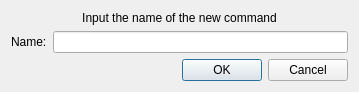
<?xml version="1.0" encoding="UTF-8"?>
<ui version="4.0">
 <class>UserCommandDialog</class>
 <widget class="QDialog" name="UserCommandDialog">
  <property name="geometry">
   <rect>
    <x>0</x>
    <y>0</y>
    <width>359</width>
    <height>88</height>
   </rect>
  </property>
  <property name="windowTitle">
   <string>Add new command</string>
  </property>
  <layout class="QVBoxLayout" name="verticalLayout">
   <item>
    <widget class="QLabel" name="label_3">
     <property name="text">
      <string>Input the name of the new command</string>
     </property>
     <property name="alignment">
      <set>Qt::AlignCenter</set>
     </property>
     <property name="wordWrap">
      <bool>true</bool>
     </property>
    </widget>
   </item>
   <item>
    <layout class="QHBoxLayout" name="horizontalLayout_2">
     <item>
      <widget class="QLabel" name="label">
       <property name="text">
        <string>Name:</string>
       </property>
      </widget>
     </item>
     <item>
      <widget class="QLineEdit" name="nameEdit"/>
     </item>
    </layout>
   </item>
   <item>
    <widget class="QDialogButtonBox" name="buttonBox">
     <property name="orientation">
      <enum>Qt::Horizontal</enum>
     </property>
     <property name="standardButtons">
      <set>QDialogButtonBox::Cancel|QDialogButtonBox::Ok</set>
     </property>
    </widget>
   </item>
  </layout>
 </widget>
 <resources/>
 <connections>
  <connection>
   <sender>buttonBox</sender>
   <signal>accepted()</signal>
   <receiver>UserCommandDialog</receiver>
   <slot>accept()</slot>
   <hints>
    <hint type="sourcelabel">
     <x>248</x>
     <y>254</y>
    </hint>
    <hint type="destinationlabel">
     <x>157</x>
     <y>274</y>
    </hint>
   </hints>
  </connection>
  <connection>
   <sender>buttonBox</sender>
   <signal>rejected()</signal>
   <receiver>UserCommandDialog</receiver>
   <slot>reject()</slot>
   <hints>
    <hint type="sourcelabel">
     <x>316</x>
     <y>260</y>
    </hint>
    <hint type="destinationlabel">
     <x>286</x>
     <y>274</y>
    </hint>
   </hints>
  </connection>
 </connections>
</ui>
